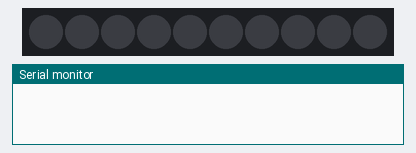
Recording of a sketch running on a simulated Arduino Uno, built with avr-gcc and run on an emulated ATmega328P. On the bench: 10 RGB LEDs in strip order, left to right, the last lines printed to the serial monitor. Dim RGB values are drawn brighter than linear.

Above: at 0.1 s.
At 1.1 s:
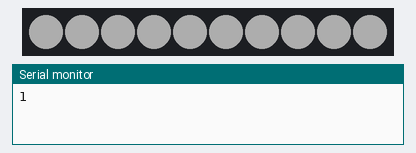

The sketch:

00_SeedLight_Blink_Each.ino
```cpp
#include <FastLED.h>

#define NUM_LEDS 10
#define LED_PIN 2

CRGB leds[NUM_LEDS];

bool on = false;

void setup() {
  Serial.begin(9600);
  FastLED.addLeds<WS2815, LED_PIN, RGB>(leds, NUM_LEDS);
  FastLED.setBrightness(50);

}

void loop() {
  for (int i; i<NUM_LEDS; i++){
    if (on){
       leds[i] = CRGB::White;
    } else {
       leds[i] = CRGB::Black;
    }
  }

  FastLED.show();
  delay(1000);
  on = !on;
  Serial.println(on);
}
```

Measured:
- what the display in image 1 shows lasts 1.0 s, from 1.0 s to 2.0 s
